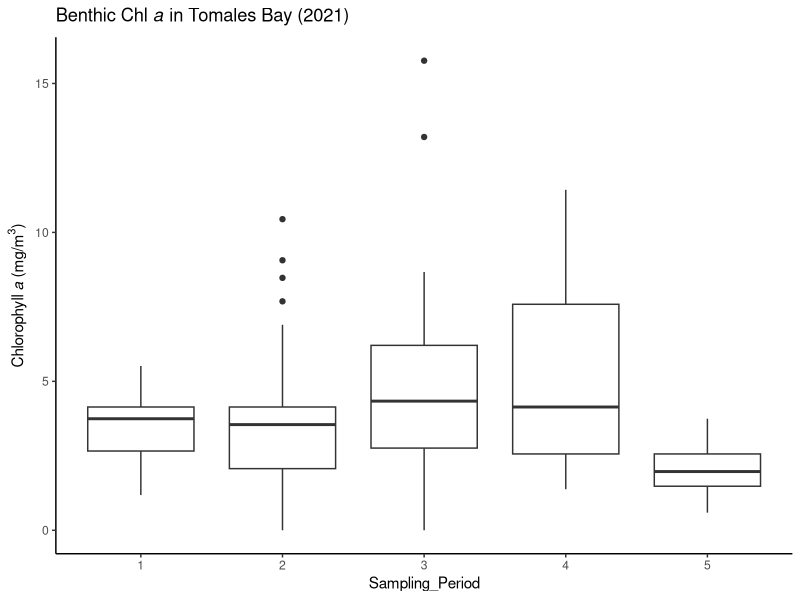
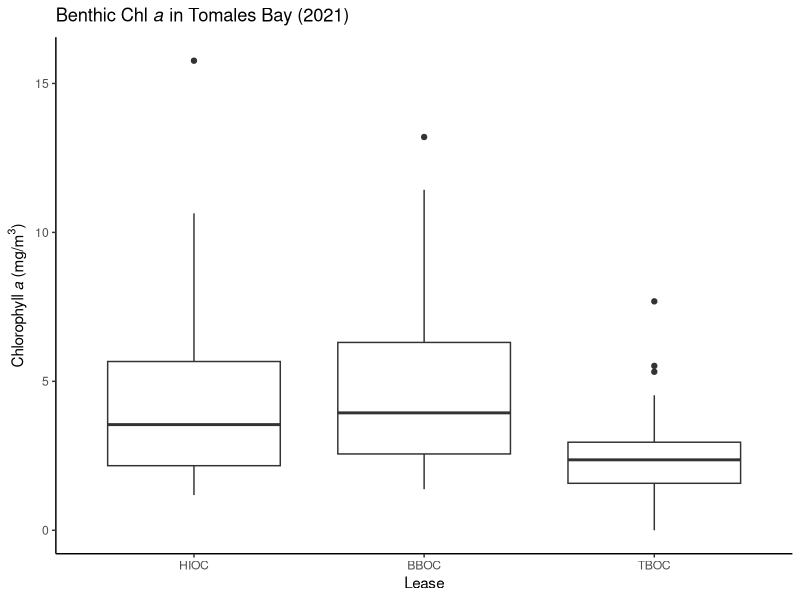
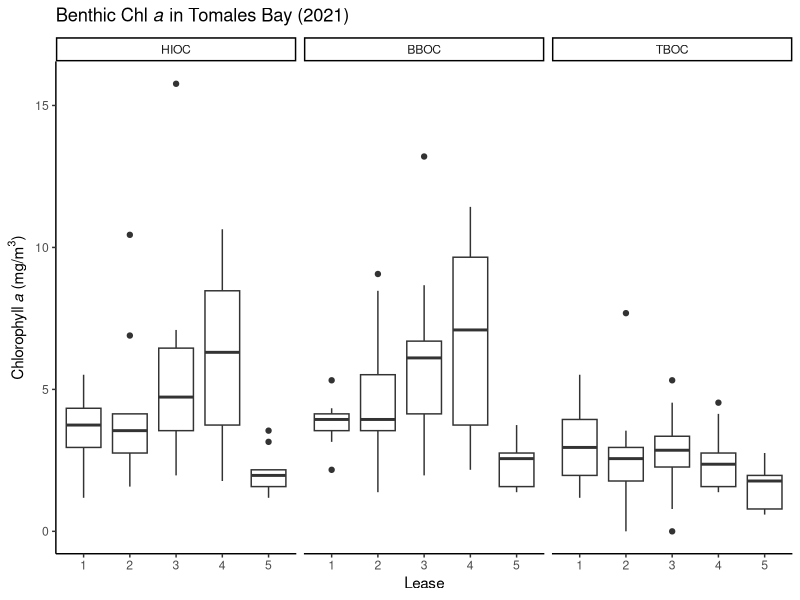
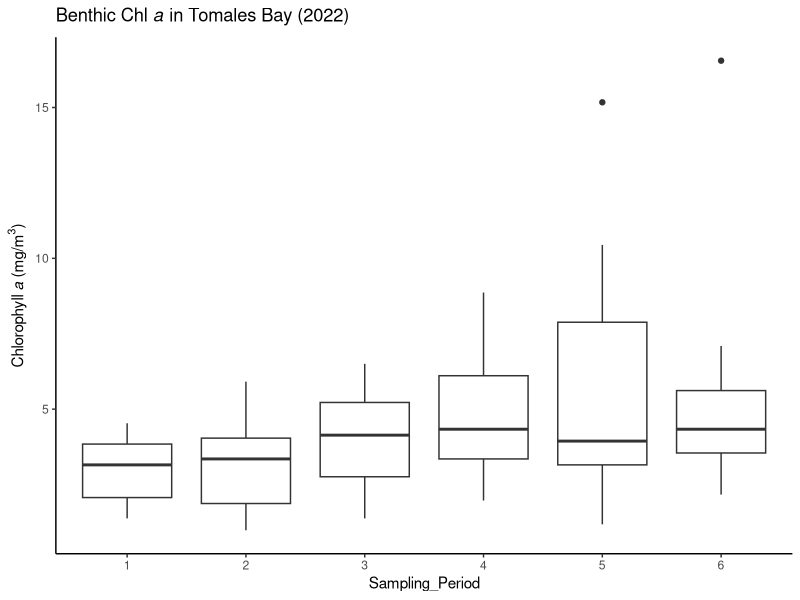
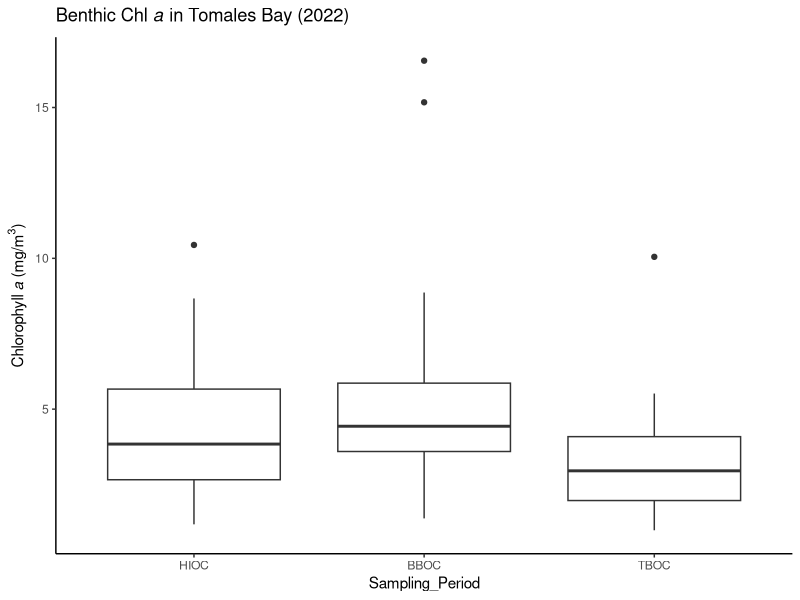
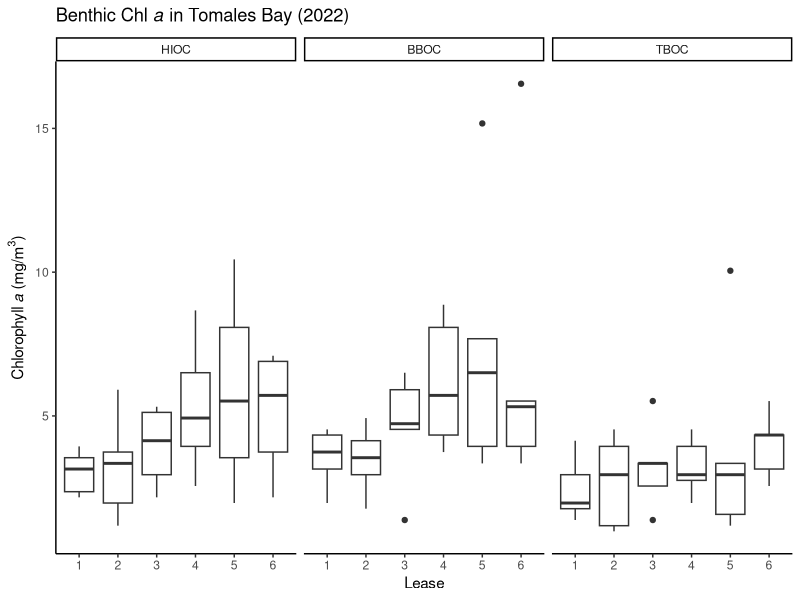
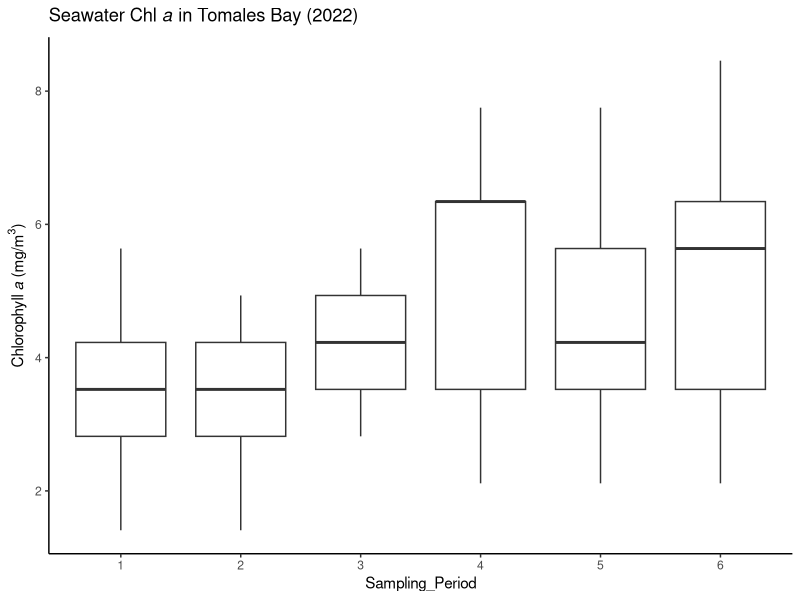
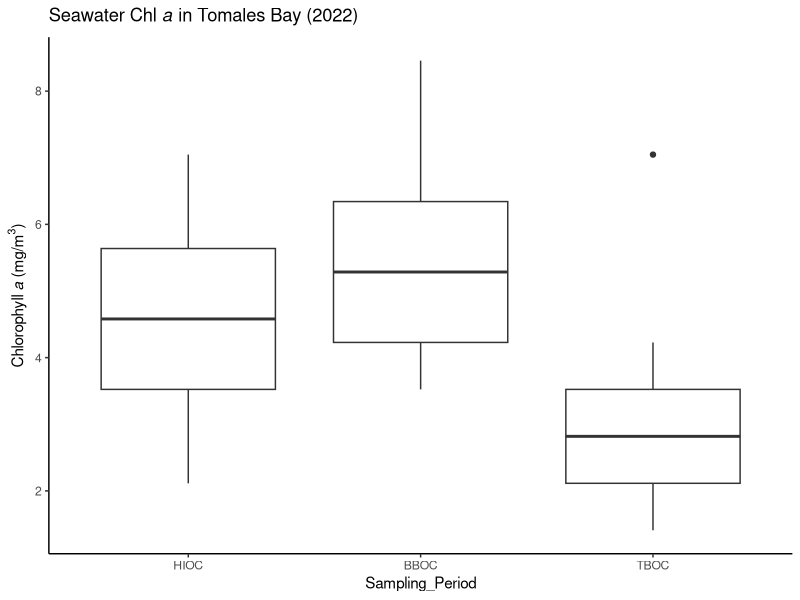

Source code (R) for these figures, in order:
########## Chlorophyll 2021-2022 ==============

### load libraries
library(tidyverse)

#### *** 2021: Benthic Chlorophyll *** ====
### load data sheet
BChl2021 <- read_csv("data/Chlorophyll/2021/Chla_Benthic_2021.csv")
glimpse(BChl2021)
summary(BChl2021)
tail(BChl2021)
View(BChl2021)

## clean data
#### now remove NAs from data sheet
colSums(is.na(BChl2021)) ## Date: 4 NAs

BChl2021_2 <- BChl2021 %>% 
  filter(!is.na(Date)) # omit the 4 NAs in Date
colSums(is.na(BChl2021_2))


BChl2021_2$Sampling_Period <- as.character(BChl2021_2$Sampling_Period)
is.character(BChl2021_2$Sampling_Period)

#### Figures, Mean, SD, SE =====

#### No Grouping ====

AllStats.B2021 <- BChl2021_2 %>%
  summarize(
    MeanChla = mean(Chl_a),
    SD_Chla = sd(Chl_a),
    SE_Chla = SD_Chla/sqrt(n()))

AllStats.B2021


 
#### By Sampling ====

SamplingB2021.Stats <- BChl2021_2 %>%
  group_by(Sampling_Period) %>% 
  summarize(
    Mean_Chla = mean(Chl_a),
    SD_Chla = sd(Chl_a),
    SE_Chla = SD_Chla/sqrt(n()))

SamplingB2021.Stats

## plot
Plot.B2021SamplingStats <- ggplot(BChl2021_2, aes(x = Sampling_Period, y = Chl_a)) +
  geom_boxplot() +
  theme_classic() +
  #scale_fill_manual(values=c("#4575B4", "#FDAE61")) +
  labs(title=expression(paste("Benthic Chl ", italic("a"), " in Tomales Bay (2021)")), 
       x = "Sampling_Period", 
       y = expression(paste("Chlorophyll ", italic("a"), " (mg/m"^3,")")))
       
Plot.B2021SamplingStats 


#### By Site ====

SiteB2021.Stats <- BChl2021_2 %>%
  group_by(Lease) %>% 
  summarize(
    Mean_Chla = mean(Chl_a),
    SD_Chla = sd(Chl_a),
    SE_Chla = SD_Chla/sqrt(n()))

SiteB2021.Stats

## plot
Plot.B2021SiteStats <- ggplot(BChl2021_2, aes(x = factor(Lease, c("HIOC", "BBOC", "TBOC")), y = Chl_a)) +
  geom_boxplot() +
  theme_classic() +
  #scale_fill_manual(values=c("#4575B4", "#FDAE61")) +
  labs(title=expression(paste("Benthic Chl ", italic("a"), " in Tomales Bay (2021)")), 
       x = "Lease", 
       y = expression(paste("Chlorophyll ", italic("a"), " (mg/m"^3,")")))

Plot.B2021SiteStats 

#### By Sampling Period & Site ====

B2021SamplingSite.Stats <- BChl2021_2 %>%
  group_by(Lease, Sampling_Period) %>% 
  summarize(
    Mean_Chla = mean(Chl_a),
    SD_Chla = sd(Chl_a),
    SE_Chla = SD_Chla/sqrt(n()))

B2021SamplingSite.Stats

## plot

Plot.B2021SiteStats <- ggplot(BChl2021_2, aes(x = Sampling_Period, y = Chl_a)) +
  geom_boxplot() +
  facet_wrap(~factor(Lease, c("HIOC", "BBOC", "TBOC"))) +
  theme_classic() +
  #scale_fill_manual(values=c("#4575B4", "#FDAE61")) +
  labs(title=expression(paste("Benthic Chl ", italic("a"), " in Tomales Bay (2021)")), 
       x = "Lease", 
       y = expression(paste("Chlorophyll ", italic("a"), " (mg/m"^3,")")))

Plot.B2021SiteStats 

#### *** 2022: Benthic Chlorophyll *** ====
### load data sheet
BChl2022 <- read_csv("data/Chlorophyll/2022/Chla_Benthic_2022.csv")
glimpse(BChl2022)
summary(BChl2022)
tail(BChl2022)
View(BChl2022)

## clean data
#### now remove NAs from data sheet
colSums(is.na(BChl2022)) # no NAs

BChl2022$Sampling_Period <- as.character(BChl2022$Sampling_Period)
is.character(BChl2022$Sampling_Period)

#### Figures, Mean, SD, SE =====

#### No Grouping ====

AllStats.B2022 <- BChl2022 %>%
  summarize(
    MeanChla = mean(Chl_a),
    SD_Chla = sd(Chl_a),
    SE_Chla = SD_Chla/sqrt(n()))

AllStats.B2022


#### By Sampling ====

SamplingB2022.Stats <- BChl2022 %>%
  group_by(Sampling_Period) %>% 
  summarize(
    Mean_Chla = mean(Chl_a),
    SD_Chla = sd(Chl_a),
    SE_Chla = SD_Chla/sqrt(n()))

SamplingB2022.Stats

## plot
Plot.B2022SamplingStats <- ggplot(BChl2022, aes(x = Sampling_Period, y = Chl_a)) +
  geom_boxplot() +
  theme_classic() +
  #scale_fill_manual(values=c("#4575B4", "#FDAE61")) +
  labs(title=expression(paste("Benthic Chl ", italic("a"), " in Tomales Bay (2022)")), 
       x = "Sampling_Period", 
       y = expression(paste("Chlorophyll ", italic("a"), " (mg/m"^3,")")))

Plot.B2022SamplingStats 

#### By Site ====

SiteB2022.Stats <- BChl2022 %>%
  group_by(Lease) %>% 
  summarize(
    Mean_Chla = mean(Chl_a),
    SD_Chla = sd(Chl_a),
    SE_Chla = SD_Chla/sqrt(n()))

SiteB2022.Stats

## plot
Plot.B2022SiteStats <- ggplot(BChl2022, aes(x = factor(Lease, c("HIOC", "BBOC", "TBOC")), y = Chl_a)) +
  geom_boxplot() +
  theme_classic() +
  #scale_fill_manual(values=c("#4575B4", "#FDAE61")) +
  labs(title=expression(paste("Benthic Chl ", italic("a"), " in Tomales Bay (2022)")), 
       x = "Sampling_Period", 
       y = expression(paste("Chlorophyll ", italic("a"), " (mg/m"^3,")")))

Plot.B2022SiteStats 

#### By Sampling Period & Site ====

B2022SamplingSite.Stats <- BChl2022 %>%
  group_by(Lease, Sampling_Period) %>% 
  summarize(
    Mean_Chla = mean(Chl_a),
    SD_Chla = sd(Chl_a),
    SE_Chla = SD_Chla/sqrt(n()))

B2022SamplingSite.Stats

## plot

Plot.B2022SiteStats <- ggplot(BChl2022, aes(x = Sampling_Period, y = Chl_a)) +
  geom_boxplot() +
  facet_wrap(~factor(Lease, c("HIOC", "BBOC", "TBOC"))) +
  theme_classic() +
  #scale_fill_manual(values=c("#4575B4", "#FDAE61")) +
  labs(title=expression(paste("Benthic Chl ", italic("a"), " in Tomales Bay (2022)")), 
       x = "Lease", 
       y = expression(paste("Chlorophyll ", italic("a"), " (mg/m"^3,")")))

Plot.B2022SiteStats 

#### *** 2022: Water Chlorophyll *** ====
### load data sheet
WChl2022 <- read_csv("data/Chlorophyll/2022/Chla_Seawater_2022.csv")
glimpse(WChl2022)
summary(WChl2022)
tail(WChl2022)
View(WChl2022)

## clean data
#### now remove NAs from data sheet
colSums(is.na(WChl2022)) # 3 NAs Datee

## omit Notes column which is all NAs / info
WChl2022_2 <- WChl2022 %>% 
  filter(!is.na(Date)) # omit the 3 NAs in Date

colSums(is.na(WChl2022_2)) ## All NAs under Date

WChl2022_2$Sampling_Period <- as.character(WChl2022_2$Sampling_Period)
is.character(WChl2022_2$Sampling_Period)

#### Figures, Mean, SD, SE =====

#### No Grouping ====

AllStats.W2022 <- WChl2022_2 %>%
  summarize(
    MeanChla = mean(Chl_a),
    SD_Chla = sd(Chl_a),
    SE_Chla = SD_Chla/sqrt(n()))

AllStats.W2022


#### By Sampling ====

SamplingW2022.Stats <- WChl2022_2 %>%
  group_by(Sampling_Period) %>% 
  summarize(
    Mean_Chla = mean(Chl_a),
    SD_Chla = sd(Chl_a),
    SE_Chla = SD_Chla/sqrt(n()))

SamplingW2022.Stats

## plot
Plot.W2022SamplingStats <- ggplot(WChl2022_2, aes(x = Sampling_Period, y = Chl_a)) +
  geom_boxplot() +
  theme_classic() +
  #scale_fill_manual(values=c("#4575B4", "#FDAE61")) +
  labs(title=expression(paste("Seawater Chl ", italic("a"), " in Tomales Bay (2022)")), 
       x = "Sampling_Period", 
       y = expression(paste("Chlorophyll ", italic("a"), " (mg/m"^3,")")))

Plot.W2022SamplingStats 


#### By Site ====

SiteW2022.Stats <- WChl2022_2 %>%
  group_by(Lease) %>% 
  summarize(
    Mean_Chla = mean(Chl_a),
    SD_Chla = sd(Chl_a),
    SE_Chla = SD_Chla/sqrt(n()))

SiteW2022.Stats

## plot
Plot.W2022SiteStats <- ggplot(WChl2022_2, aes(x = factor(Lease, c("HIOC", "BBOC", "TBOC")), y = Chl_a)) +
  geom_boxplot() +
  theme_classic() +
  #scale_fill_manual(values=c("#4575B4", "#FDAE61")) +
  labs(title=expression(paste("Seawater Chl ", italic("a"), " in Tomales Bay (2022)")), 
       x = "Sampling_Period", 
       y = expression(paste("Chlorophyll ", italic("a"), " (mg/m"^3,")")))

Plot.W2022SiteStats 

#### By Sampling Period & Site ====

W2022SamplingSite.Stats <- WChl2022_2 %>%
  group_by(Lease, Sampling_Period) %>% 
  summarize(
    Mean_Chla = mean(Chl_a),
    SD_Chla = sd(Chl_a),
    SE_Chla = SD_Chla/sqrt(n()))

W2022SamplingSite.Stats

## plot

Plot.W2022SiteStats <- ggplot(WChl2022_2, aes(x = Sampling_Period, y = Chl_a)) +
  geom_boxplot() +
  facet_wrap(~factor(Lease, c("HIOC", "BBOC", "TBOC"))) +
  theme_classic() +
  #scale_fill_manual(values=c("#4575B4", "#FDAE61")) +
  labs(title=expression(paste("Seawater Chl ", italic("a"), " in Tomales Bay (2022)")), 
       x = "Lease", 
       y = expression(paste("Chlorophyll ", italic("a"), " (mg/m"^3,")")))

Plot.W2022SiteStats 
